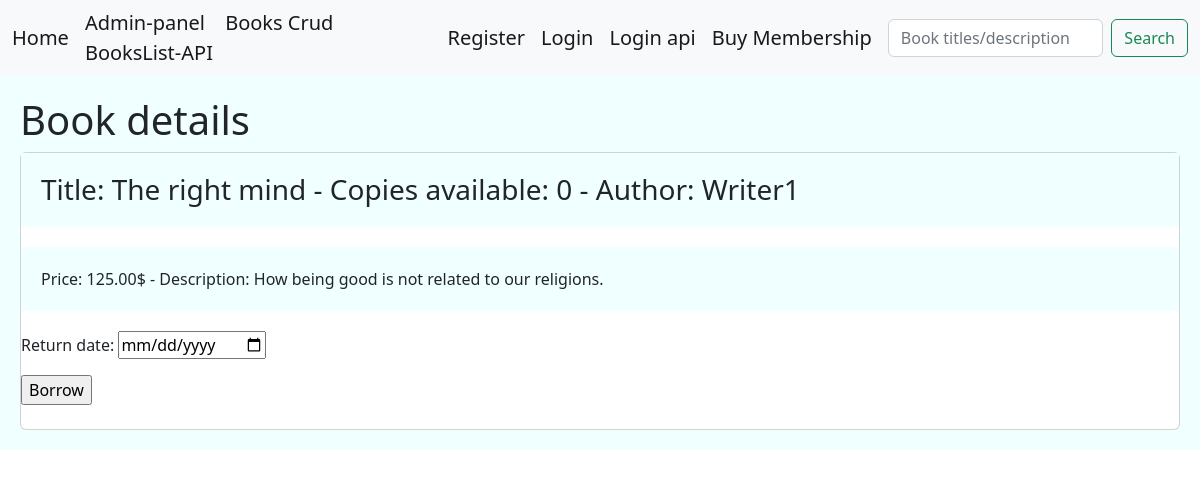
The page /books/1/ on the database as committed earlier.
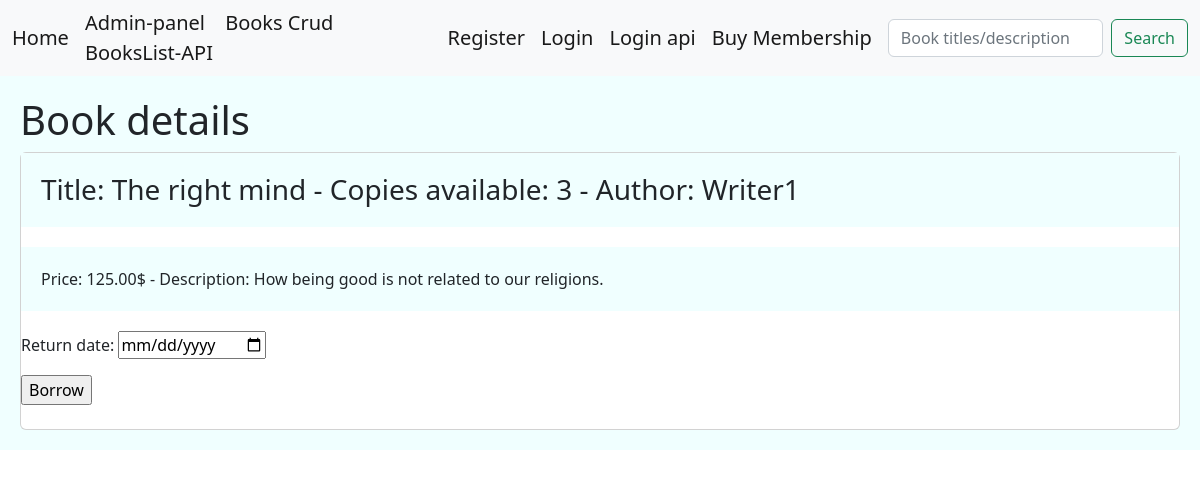
The same page on the database as committed later.
### library/models.py (models this page shows, shortened)
class Books(models.Model):
    title = models.CharField(max_length=100)
    description = models.TextField(null=True)
    price = models.DecimalField(max_digits=6 , decimal_places=2, default=0.00)
    shabak = models.CharField(max_length=150,null=True)
    copies_available = models.PositiveIntegerField(default=4)
    genre = models.ForeignKey('Genre', on_delete=models.SET_NULL, null=True)
    author = models.ForeignKey('Author', on_delete=models.SET_NULL, null=True)

class Author(models.Model):
    author = models.CharField(max_length=150,null=True)
    born_city = models.CharField(max_length=200, null=True)
    def __str__(self):
        return self.author

### library/views.py (the view, shortened to what this page needs)
# urls.py: path('books/<int:books_id>/',views.BorrowBook.as_view(), name='borrow'),
class BorrowBook(View):
    form_class = DateInputForm
    template_class = 'library/borrow.html'
    def get(self,request, books_id):
        book = get_object_or_404(Books, id=books_id)
        form = self.form_class()
        return render(request,self.template_class,{'form':form,'book':book})

### library/forms.py
class DateInputForm(forms.Form):
    Return_date = forms.DateField(widget=forms.DateInput(attrs={'type': 'date'}))

### library/templates/library/borrow.html (shortened to what this page needs)
<!DOCTYPE html>
<html lang="en">
<head>
    <link href="https://cdn.jsdelivr.net/npm/bootstrap@5.2.0-beta1/dist/css/bootstrap.min.css" rel="stylesheet">
</head>
<body>
{% include 'include/navbar.html' %}
<div class="jumbotron">
    {% block content %} <H1> Book details </H1>
    <div class="card">
        <h3 class="card-title jumbotron">Title: {{ book.title }} - Copies available: {{book.copies_available}} - Author: {{book.author}} </h3>
        <ul class="card-title jumbotron">Price: {{ book.price }}$ - Description: {{ book.description }}  </ul>
        <form action=" " method="post">
            {{ form.as_p }}
            <input type="submit" value="Borrow">
        </form>
    <br/>
    </div>
    {% endblock %}
</div>
</body>
</html>

Rows that differ between the two databases and show on the page:
changed Books "The right mind": copies_available "0" → "3"
